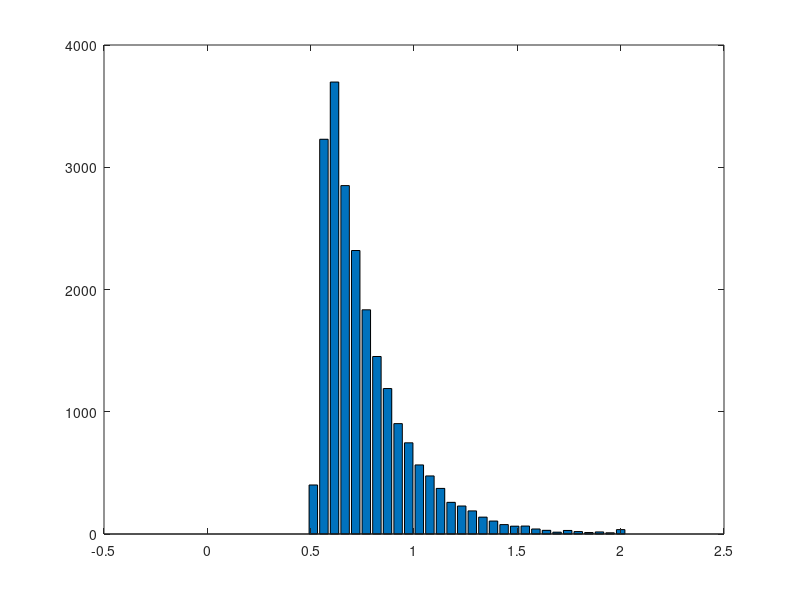

This figure's MATLAB source: (Note: this script raises an error after producing the figure.)
clear; close all; clc;

%%
%fix step size
dt = 0.001;
%parameter 
ndt = 0.5; %NON-DECISION TIME
mu = 0.3;  %BY CONVENTION MU MUST BE POSITIVE 
sd = 1;   %THIS IS VARIABILITY WITHIN THE WALK.  KEEP FIXED AT 1. 
nsteps = 2500; %MAX LENGTH OF WALK.  INCREASE TILL WARNING GOES AWAY
ntrials = 500; %NUMBER OF RUNS
criterion = 1; %CORRECT BOUNDARY LOCATION, INCORRECT IS ZERO 
beta = 0.5; % NORMALIZED BIAS
bias = beta*criterion; %ACTUAL BIAS
total_err_pr = 0; % keep running sum of err probability
total_err_rt = 0; % use total_err_pr to normalize this value
%set random number seed 
rng(19680104);

figure
total_errorrt = []; % used for histogram, accumulate all error_trials

% loop over all 100 samples of drift rate (i.e. mu)
for i_ = 1:100
    % OUTPUT VARIABLES
    sample = zeros(1,nsteps+1);   %This is a single random draw from normal distribution
    path = zeros(ntrials,nsteps+1); %This is all the random walks
    rt = zeros(ntrials,1);  %These are the rts across trials 
    correct = zeros(ntrials,1); %This is accuracy data. ZERO IS WRONG, ONE IS RIGHT
    sampled_beta = normrnd(0.5,0.05,[1,1]);
    sampled_bias = sampled_beta*criterion; % ACTUAL BIAS
    %LOOP OVER ntrials.  
    for j = 1:ntrials
        goodpath = 0;
        while goodpath == 0
            draw = normrnd(mu*dt,sd*sqrt(dt),[1,nsteps]);  %DRAW A WALK
            sample(1) = sampled_bias; %START AT BIAS
            sample(2:nsteps+1) = draw; 
            walk = cumsum(sample); %SUM THE WALK.   
            crossbnd = find((walk > criterion) |(walk < 0)); %TEST BOTH BOUNDARIES  
            if ~isempty(crossbnd) %TEST IF IT CROSSED ONE OF THE BOUNDARIES AT LEAST
                goodpath = 1; %WALK IS GOOD, SET TO 1 TO EXIT WHILE LOOP
                path(j,:) = walk; %SAVE THE WALK
            else
                display('Bad Walk') %NOTIFY BAD WALK AND DRAW AGAIN LOWER
            end;
        end;
        rt(j) = crossbnd(1);  %RT IS FIRST CROSSING
        if path(j,rt(j)) > criterion  %TEST IF CORRECT
            path(j,rt(j):end) = criterion; %SET THE REST OF WALK TO BOUNDARY
            correct(j) = 1; %INDICATE CORRECT TRIAL
        else %TRIALIS INCORRECT
            path(j,rt(j):end) = 0; %SET THE REST OF WALK TO ZERO. 
        end; 
        %Add Non-decision time
        rt(j) = rt(j) + ndt/dt;	
    end
    % need to weight average incorrect response times by relative probabilities of incorrect
    %convert rt to milliseconds
    rt = rt*dt;
    errorrt = rt(find(correct == 0));
    total_errorrt = [total_errorrt; errorrt];
    % this trial's avg
    avg_err_rt = mean(errorrt);
    err_pr = 1 - mean(correct);
    total_err_rt = total_err_rt + avg_err_rt * err_pr;
    total_err_pr = total_err_pr + err_pr;
end

bins = linspace(0,2,40);
[n1,x] = hist(total_errorrt, bins); 
h = bar(x, n1);

% avg now over all trials
% weighed mean err response time!
avg_err_rt = total_err_rt / total_err_pr
xline(avg_err_rt,'--b');
xlabel('Response Time')
ylabel('Number of Trials')
title('Error Trial RTs')
